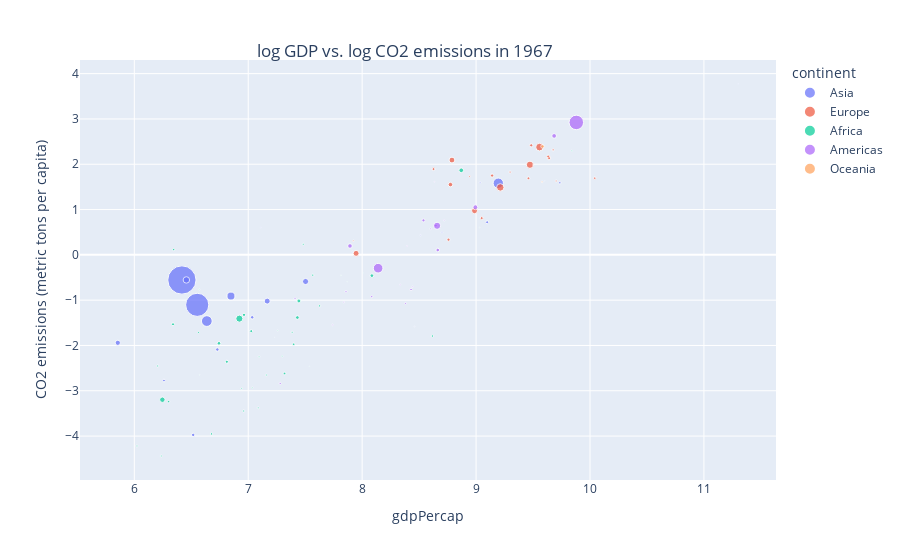

Notebook cell for this chart:
### Markdown cell above
#### Question 5
Interactive plot

### Code cell
yr67=df[df['Year']==1967]
yr67=yr67[["gdpPercap","CO2 emissions (metric tons per capita)", 'pop',
         'continent' ]].dropna()
yr67[["gdpPercap","CO2 emissions (metric tons per capita)"]] =  np.log(yr67[["gdpPercap","CO2 emissions (metric tons per capita)"]])
fig=px.scatter(yr67, x="gdpPercap", y="CO2 emissions (metric tons per capita)", 
           color="continent",
                 size='pop')

fig.update_layout(
title={
    'text':'log GDP vs. log CO2 emissions in 1967', 
    'xanchor': 'center', 'yanchor': 'top','x':0.45, 'y':0.92,
})
fig.show()

### Figure 1 — Plotly figure (JSON) as saved in the notebook; plotly's stock layout.template omitted (floating-point values rounded to 4 significant figures)
{"data": [{"hovertemplate": "continent=Asia<br>gdpPercap=%{x}<br>CO2 emissions (metric tons per capita)=%{y}<br>pop=%{marker.size}<extra></extra>", "legendgroup": "Asia", "marker": {"color": "#636efa", "size": [11537966, 202182, 6960067, 754550000, 506000000, 109343000, 8519282, 2693585, 100825279, 1255058, 575003, 2186894, 1149500, 25870271, 11261690, 714775, 60641899, 35356600, 5618198, 1977600, 11737396, 34024249, 39463910], "sizemode": "area", "sizeref": 1886375, "symbol": "circle"}, "mode": "markers", "name": "Asia", "orientation": "v", "showlegend": true, "type": "scatter", "x": [6.729, 9.603, 6.26, 6.418, 6.552, 6.637, 9.097, 9.035, 9.195, 7.916, 11.3, 8.701, 7.112, 5.855, 6.517, 8.46, 6.848, 7.503, 9.735, 8.513, 7.035, 7.167, 6.457], "xaxis": "x", "y": [-2.089, 1.633, -2.774, -0.5548, -1.103, -1.461, 0.7206, 1.596, 1.582, 0.06951, 3.771, 0.4961, 0.6069, -1.941, -3.973, -1.582, -0.91, -0.588, 1.591, 0.436, -1.379, -1.021, -0.5535], "yaxis": "y"}, {"hovertemplate": "continent=Europe<br>gdpPercap=%{x}<br>CO2 emissions (metric tons per capita)=%{y}<br>pop=%{marker.size}<extra></extra>", "legendgroup": "Europe", "marker": {"color": "#EF553B", "size": [1984060, 7376998, 9556500, 8310226, 4838800, 4605744, 49569000, 8716441, 10223422, 198676, 2900100, 52667100, 12596822, 3786019, 31785378, 9103000, 19284814, 32850275, 7867931, 6063000, 33411317, 54959000], "sizemode": "area", "sizeref": 1886375, "symbol": "circle"}, "mode": "markers", "name": "Europe", "orientation": "v", "showlegend": true, "type": "scatter", "x": [7.923, 9.46, 9.484, 8.626, 9.676, 9.299, 9.473, 9.049, 9.141, 9.497, 8.943, 9.213, 9.64, 9.703, 8.788, 8.758, 8.775, 8.986, 9.633, 10.04, 7.947, 9.557], "xaxis": "x", "y": [0.3102, 1.69, 2.417, 1.893, 2.317, 1.827, 1.989, 0.8107, 1.751, 1.984, 1.733, 1.489, 2.137, 1.631, 2.093, 0.3352, 1.551, 0.9735, 2.171, 1.693, 0.0326, 2.378], "yaxis": "y"}, {"hovertemplate": "continent=Africa<br>gdpPercap=%{x}<br>CO2 emissions (metric tons per capita)=%{y}<br>pop=%{marker.size}<extra></extra>", "legendgroup": "Africa", "marker": {"color": "#00cc96", "size": [12760499, 5247469, 2427334, 5127935, 3330989, 6335506, 1733638, 3495967, 217378, 4744870, 127617, 259864, 27860297, 489004, 8490213, 3451418, 601287, 10191512, 1279406, 1759224, 6334556, 4147252, 5212416, 1230542, 789309, 14770296, 8680909, 4534062, 47287752, 3451079, 70787, 3965841, 2662190, 3428839, 20997321, 12716129, 420690, 12607312, 1735550, 4786986, 8900294, 3900000, 4995432], "sizemode": "area", "sizeref": 1886375, "symbol": "circle"}, "mode": "markers", "name": "Africa", "orientation": "v", "showlegend": true, "type": "scatter", "x": [8.085, 8.617, 6.943, 6.678, 6.023, 7.319, 7.035, 7.087, 7.537, 7.627, 8.013, 6.82, 6.246, 9.031, 7.026, 6.564, 6.573, 6.963, 6.57, 9.84, 7.399, 6.206, 6.301, 7.259, 7.814, 7.445, 6.34, 6.961, 6.922, 6.236, 7.233, 7.385, 7.095, 7.158, 8.87, 7.431, 7.868, 6.743, 7.298, 7.566, 6.812, 7.483, 6.345], "xaxis": "x", "y": [-0.4587, -1.792, -2.95, -3.952, -4.217, -2.618, -2.931, -3.377, -2.457, -1.126, -0.4008, -2.398, -3.197, 0.6029, -1.684, -1.712, -2.649, -1.324, -0.7643, 2.297, -1.974, -2.453, -3.239, -1.67, -0.4523, -1.017, -1.532, -3.447, -1.408, -4.44, -1.82, -1.707, -2.25, -2.653, 1.867, -1.383, -0.5932, -1.953, -2.238, -0.4481, -2.36, 0.234, 0.116], "yaxis": "y"}, {"hovertemplate": "continent=Americas<br>gdpPercap=%{x}<br>CO2 emissions (metric tons per capita)=%{y}<br>pop=%{marker.size}<extra></extra>", "legendgroup": "Americas", "marker": {"color": "#ab63fa", "size": [22934225, 4040665, 88049823, 20819767, 8858908, 19764027, 1588717, 8139332, 4049146, 5432424, 3232927, 4690773, 4318137, 2500689, 1861096, 47995559, 1865490, 1405486, 2287985, 12132200, 960155, 198712000, 2748579], "sizemode": "area", "sizeref": 1886375, "symbol": "circle"}, "mode": "markers", "name": "Americas", "orientation": "v", "showlegend": true, "type": "scatter", "x": [8.994, 7.858, 8.14, 9.685, 8.538, 7.893, 8.334, 8.647, 7.411, 8.429, 8.38, 8.084, 7.281, 7.839, 8.72, 8.658, 8.443, 8.394, 7.74, 8.664, 8.634, 9.88, 8.602], "xaxis": "x", "y": [1.05, -0.8062, -0.2944, 2.625, 0.7613, 0.1963, -0.6594, 0.645, -0.9664, -0.764, -1.072, -0.923, -2.838, -1.043, 0.763, 0.6417, -0.7053, 0.1973, -1.546, 0.106, 1.611, 2.923, 0.5744], "yaxis": "y"}, {"hovertemplate": "continent=Oceania<br>gdpPercap=%{x}<br>CO2 emissions (metric tons per capita)=%{y}<br>pop=%{marker.size}<extra></extra>", "legendgroup": "Oceania", "marker": {"color": "#FFA15A", "size": [11872264, 2728150], "sizemode": "area", "sizeref": 1886375, "symbol": "circle"}, "mode": "markers", "name": "Oceania", "orientation": "v", "showlegend": true, "type": "scatter", "x": [9.584, 9.579], "xaxis": "x", "y": [2.394, 1.611], "yaxis": "y"}], "layout": {"legend": {"itemsizing": "constant", "title": {"text": "continent"}, "tracegroupgap": 0}, "margin": {"t": 60}, "title": {"text": "log GDP vs. log CO2 emissions in 1967", "x": 0.45, "xanchor": "center", "y": 0.92, "yanchor": "top"}, "xaxis": {"anchor": "y", "domain": [0, 1], "title": {"text": "gdpPercap"}}, "yaxis": {"anchor": "x", "domain": [0, 1], "title": {"text": "CO2 emissions (metric tons per capita)"}}}}
